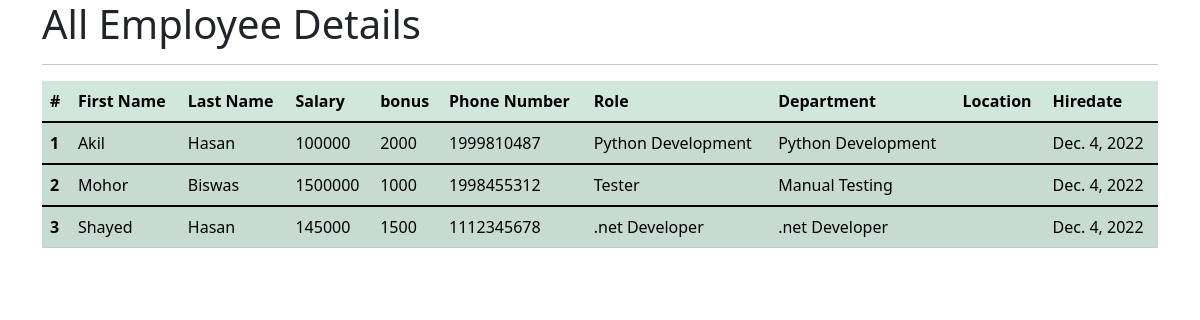
The app's page /all_emp with its own data.
### employee_app/models.py (models this page shows, shortened)
class Employee(models.Model):
    first_name = models.CharField(max_length=100, null=False)
    last_name = models.CharField(max_length=100)
    dept = models.ForeignKey(Department, on_delete=models.CASCADE)
    salary = models.IntegerField(default=0)
    bonus = models.IntegerField(default=0)
    role = models.ForeignKey(Role, on_delete=models.CASCADE)
    phone = models.IntegerField(default=0)
    hire_date = models.DateField()
    def __str__(self):
        return "%s %s %s " %(self.first_name, self.last_name, self.phone)

class Role(models.Model):
    name = models.CharField(max_length=100, null=False)

class Department(models.Model):
    name = models.CharField(max_length=100,null = False)
    location = models.CharField(max_length=100)

### employee_app/views.py (the view)
# urls.py: path("all_emp", views.all_emp,name = "all_emp"),
def all_emp(request):
    emps = Employee.objects.all()
    context = {
        "emps" : emps
    }
    print(context)
    return render(request, "view_all_emp.html", context )

### employee_app/templates/view_all_emp.html (shortened to what this page needs)
<!DOCTYPE html>
<html lang="en">
    <head>
           <link href="https://cdn.jsdelivr.net/npm/bootstrap@5.1.3/dist/css/bootstrap.min.css" rel="stylesheet">
    </head>
    <body>
        <div class="container">
            <h1>All Employee Details</h1>
            <hr>
            <table class="table table-success table-striped">
                <thead>
                  <tr>
                    <th scope="col">#</th>
                    <th scope="col">First Name</th>
                    <th scope="col">Last Name</th>
                    <th scope="col">Salary</th>
                    <th scope="col">bonus</th>
                    <th scope="col">Phone Number</th>
                    <th scope="col">Role</th>
                    <th scope="col">Department</th>
                    <th scope="col">Location</th>
                    <th scope="col">Hiredate</th>
                  </tr>
                </thead>
                            {% for emp in emps %}
                <tbody>
                  <tr>
                    <th scope="row">{{emp.id}}</th>
                    <td>{{emp.first_name}}</td>
                    <td>{{emp.last_name}}</td>
                    <td>{{emp.salary}}</td>
                    <td>{{emp.bonus}}</td>
                    <td>{{emp.phone}}</td>
                    <td>{{emp.role.name}}</td>
                    <td>{{emp.dept.name}}</td>
                    <td>{{emp.dept.Location}}</td>
                    <td>{{emp.hire_date}}</td>
                  </tr>
                </tbody>
                        {% endfor %}
              </table>
        </div>
      </body>
    </html>

### records on screen
Employee: id "1", first_name "Akil", last_name "Hasan", salary "100000", bonus "2000", phone "1999810487", role.name "Python Development", dept.name "Python Development", hire_date "Dec. 4, 2022"
Employee: id "2", first_name "Mohor", last_name "Biswas", salary "1500000", bonus "1000", phone "1998455312", role.name "Tester", dept.name "Manual Testing", hire_date "Dec. 4, 2022"
Employee: id "3", first_name "Shayed", last_name "Hasan", salary "145000", bonus "1500", phone "1112345678", role.name ".net Developer", dept.name ".net Developer", hire_date "Dec. 4, 2022"
